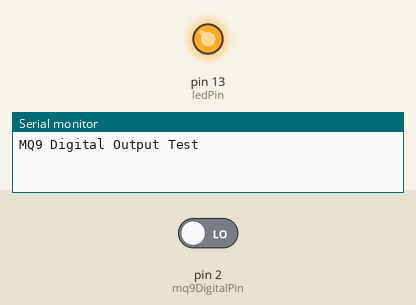
Recording of a sketch running on a simulated Arduino Uno, built with avr-gcc and run on an emulated ATmega328P. Parts: output pins drawn as LEDs (lit = HIGH), the last lines printed to the serial monitor. The test bench sets the inputs (shaded band); at power-on: pin 2 (mq9DigitalPin) LOW.

Above: at 1.8 s.
1.9 s: pin 2 (mq9DigitalPin) driven HIGH
At 2.5 s:
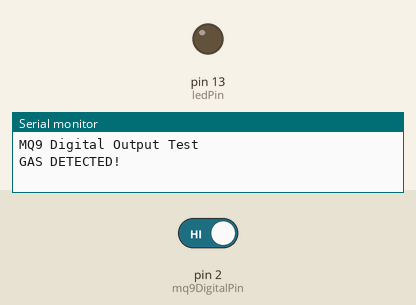
3.5 s: pin 2 (mq9DigitalPin) driven LOW
At 4.9 s:
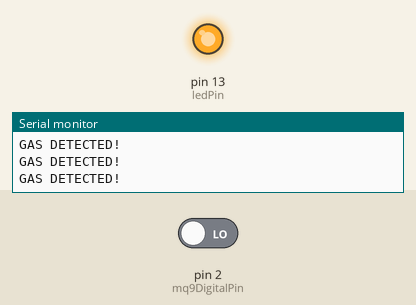
Timing chart, 0 to 6.5 s (numbered marks = the images above; inputs shaded):
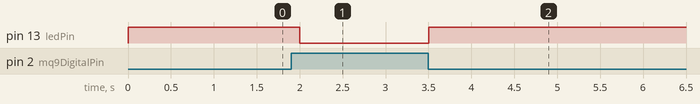

The sketch:

MQ9_digital.ino
```cpp
int mq9DigitalPin = 2;
int ledPin = 13;
void setup() {
  pinMode(mq9DigitalPin, INPUT);
  pinMode(ledPin, OUTPUT);
  Serial.begin(9600);
  Serial.println("MQ9 Digital Output Test");
}

void loop() {
  int gasDetected = digitalRead(mq9DigitalPin);

  if (gasDetected == HIGH) {
    Serial.println("GAS DETECTED!");
    digitalWrite(ledPin, LOW);
  } else {
    digitalWrite(ledPin, HIGH);
  }

  delay(500);
}
```

Measured:
- after the input at 1.9 s, pin 13 (ledPin): HIGH → LOW after 0.10 s
- after the input at 3.5 s, pin 13 (ledPin): LOW → HIGH at once
